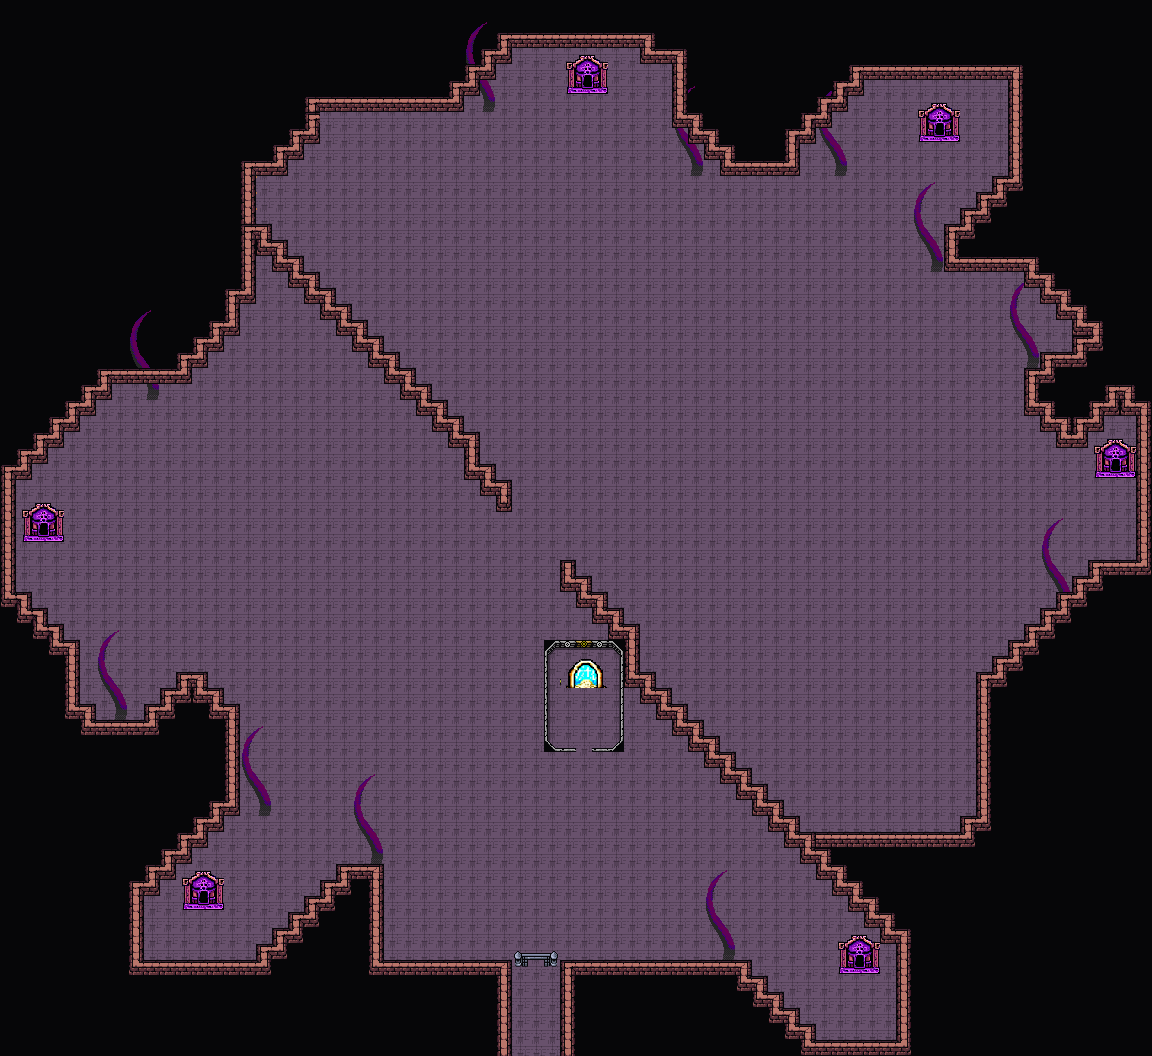

The image is a tile-based game level rendered from a .tmx file. Its description and source (layers, tilesets, objects; grid data summarised) follow:
An orthogonal 72x66 tile map with 16x16 px tiles, 2 tile layers (Background, Clutter), 6 tilesets and 13 objects.

<map version="1.10" tiledversion="1.11.2" orientation="orthogonal" renderorder="right-down" width="72" height="66" tilewidth="16" tileheight="16" infinite="0" nextlayerid="8" nextobjectid="95">
 <editorsettings>
  <export target="wastetown..tmx" format="tmx" />
 </editorsettings>
 <tileset firstgid="1" source="../../../../common/maps/tileset/main.tsx" />
 <tileset firstgid="10113" source="../../../../common/maps/tileset/buildings.tsx" />
 <tileset firstgid="11905" source="../../../../common/maps/tileset/dungeon/dungeon_bis.tsx" />
 <tileset firstgid="28289" source="../../../../common/maps/tileset/main-nocollide.tsx" />
 <tileset firstgid="38401" source="../../../../common/maps/tileset/dungeon/animatedtiles.tsx" />
 <tileset firstgid="54785" source="../../../../common/maps/tileset/buildingsbosses.tsx" />
 <layer id="1" name="Background" width="72" height="66">
  <data>[4752 cells, 4749 non-empty, 15 distinct tile ids]</data>
 </layer>
 <layer id="3" name="Clutter" width="72" height="66">
  <properties>
   <property name="spriteLayer" type="bool" value="true" />
  </properties>
  <data>[4752 cells, 3931 non-empty, 70 distinct tile ids]</data>
 </layer>
 <objectgroup id="4" name="Objects">
  <object id="63" template="../../../../common/maps/obj/entry_up.tx" x="509" y="1056.33" width="62" height="16">
   <properties>
    <property name="teleport" value="" />
   </properties>
  </object>
  <object id="68" template="../../../../common/maps/obj/gate.tx" x="522.75" y="975.666" width="26.4166" height="17.6667">
   <properties>
    <property name="dialog">[{
    "text":"This gate is sealed by immensely powerful magic. It'll take five keys to open.",
    "options":[
    { "name":"Leave" },
    {      
        "name":"Unlock with the five keys.",     
        "condition":[{"item":"Eldrazi Pentakey Shard 1"}, {"item":"Eldrazi Pentakey Shard 2"}, {"item":"Eldrazi Pentakey Shard 3"}, {"item":"Eldrazi Pentakey Shard 4"}, {"item":"Eldrazi Pentakey Shard 5"}],    
        "text":"As the keys are inserted, the gate is sucked into a distortion in space.",
        "options":[{"name":"Continue", "action":[ {"deleteMapObject":92}, {"removeItem":"Eldrazi Pentakey Shard 1"}, {"removeItem":"Eldrazi Pentakey Shard 2"}, {"removeItem":"Eldrazi Pentakey Shard 3"}, {"removeItem":"Eldrazi Pentakey Shard 4"}, {"removeItem":"Eldrazi Pentakey Shard 5"}, {"deleteMapObject":-1}]} ]
    }
    ]
}]</property>
   </properties>
  </object>
  <object id="69" template="../../../../common/maps/obj/gate.tx" x="569.246" y="765.519" width="27.4583" height="16.875">
   <properties>
    <property name="dialog">[{
    "text":"This gate is sealed by immensely powerful magic. You'll need the Ur-Dragon's Key and all six hexkeys to open it.",
    "options":[
    { "name":"Leave" },
    {      
        "name":"Unlock the gate to the portal.",     
        "condition":[{"item":"Ur-Dragon's Key"}, {"item":"Ulalek's Hexkey"}, {"item":"Azlask's Hexkey"}, {"item":"Zhulodok's Hexkey"}, {"item":"Ulamog's Hexkey"}, {"item":"Kozilek's Hexkey"}, {"item":"Emrakul's Hexkey"}],    
        "text":"As the keys are inserted, the gate is sucked into a distortion in space.",
        "options":[{"name":"Continue", "action":[ {"deleteMapObject":93}, {"removeItem":"Ur-Dragon's Key"}, {"removeItem":"Ulalek's Hexkey"}, {"removeItem":"Azlask's Hexkey"}, {"removeItem":"Zhulodok's Hexkey"}, {"removeItem":"Ulamog's Hexkey"}, {"removeItem":"Kozilek's Hexkey"}, {"removeItem":"Emrakul's Hexkey"}, {"deleteMapObject":-1}]} ]
    }
    ]
}]</property>
   </properties>
  </object>
  <object id="77" template="../../../../common/maps/obj/dialog.tx" x="471.401" y="952.404" width="127.197" height="28.1913" visible="1">
   <properties>
    <property name="dialog">[
{
   "text": "A massive chamber, bigger than any building you've been in before looms before you. Huge tendrils emerging from the spaces between reality itself wiggle and writhe about all over, and while the place seems otherwise empty, these give indication of the horrific aberrations imprisoned herein.
Your manasight stone blazes with power, near-blindingly bright.",
   "options": [{
      "name": "(Continue)", "action": [{"deleteMapObject":-1}]}]
}
]</property>
   </properties>
  </object>
  <object id="78" template="../../../../common/maps/obj/dialog.tx" x="545.075" y="777.799" width="76.2425" height="21.5549" visible="1">
   <properties>
    <property name="dialog">[
{
   "text": "Within the colossal chamber, a much smaller building stands, a swirling portal visible through the bars of its magically secured gate. Of the many heavily warded gates you've seen so far, this one seems the most well-protected of them all.
You are confident that this portal is the one you've been looking for throughout your entire quest - a way to leave this realm and return to your home.",
   "options": [{
      "name": "(Continue)", "action": [{"deleteMapObject":-1}]}]
}
]</property>
   </properties>
  </object>
  <object id="81" template="../../../../common/maps/obj/door_down.tx" x="918.667" y="149.75" width="42.6667" height="16">
   <properties>
    <property name="teleport" value="../Realm of Legends/maps/map/cave/Eldrazi_Prison_Emrakul.tmx" />
    <property name="teleportObjectId" value="70" />
   </properties>
  </object>
  <object id="86" template="../../../../common/maps/obj/door_down.tx" x="564.848" y="710.818" width="42.6667" height="36.7273">
   <properties>
    <property name="teleport" value="../Realm of Legends/maps/map/cave/Hall_of_the_Unifier.tmx" />
    <property name="teleportObjectId" value="70" />
   </properties>
  </object>
  <object id="87" template="../../../../common/maps/obj/door_down.tx" x="564" y="104" width="42.6667" height="16">
   <properties>
    <property name="teleport" value="../Realm of Legends/maps/map/cave/Eldrazi_Prison_Ulamog.tmx" />
    <property name="teleportObjectId" value="70" />
   </properties>
  </object>
  <object id="88" template="../../../../common/maps/obj/door_down.tx" x="1094.42" y="484.545" width="42.6667" height="16">
   <properties>
    <property name="teleport" value="../Realm of Legends/maps/map/cave/Eldrazi_Prison_Kozilek.tmx" />
    <property name="teleportObjectId" value="70" />
   </properties>
  </object>
  <object id="89" template="../../../../common/maps/obj/door_down.tx" x="838" y="980" width="42.6667" height="16">
   <properties>
    <property name="teleport" value="../Realm of Legends/maps/map/cave/Eldrazi_Prison_Ulalek.tmx" />
    <property name="teleportObjectId" value="70" />
   </properties>
  </object>
  <object id="90" template="../../../../common/maps/obj/door_down.tx" x="182.667" y="915.333" width="42.6667" height="16">
   <properties>
    <property name="teleport" value="../Realm of Legends/maps/map/cave/Eldrazi_Prison_Zhulodok.tmx" />
    <property name="teleportObjectId" value="70" />
   </properties>
  </object>
  <object id="91" template="../../../../common/maps/obj/door_down.tx" x="21.3333" y="550" width="42.6667" height="16">
   <properties>
    <property name="teleport" value="../Realm of Legends/maps/map/cave/Eldrazi_Prison_Azlask.tmx" />
    <property name="teleportObjectId" value="70" />
   </properties>
  </object>
  <object id="94" template="../../../../common/maps/obj/treasure.tx" x="974.5" y="294.5">
   <properties>
    <property name="reward">[{
        "type": "item",
        "count": 1,
        "itemName": "Eldrazi Rune"
 }
]
</property>
   </properties>
  </object>
 </objectgroup>
</map>
